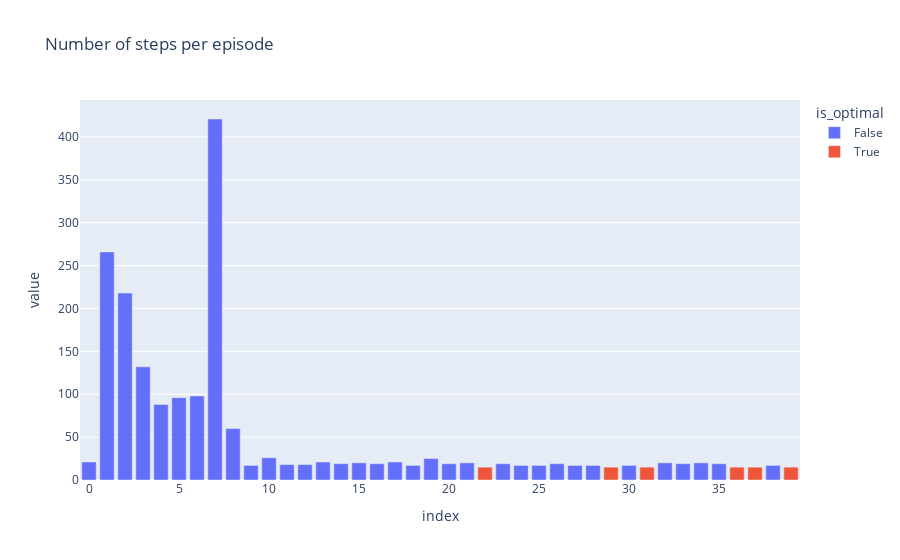

The notebook cell saved with this chart:
### Code cell
a = Dyna_Q_Agent(planning_steps=30)
a.fit(40)
a.report()

### Figure 1 — Plotly figure (JSON) as saved in the notebook; plotly's stock layout.template omitted (floating-point values rounded to 4 significant figures)
{"data": [{"alignmentgroup": "True", "hovertemplate": "is_optimal=False<br>index=%{x}<br>value=%{y}<extra></extra>", "legendgroup": "False", "marker": {"color": "#636efa", "pattern": {"shape": ""}}, "name": "False", "offsetgroup": "False", "orientation": "v", "showlegend": true, "textposition": "auto", "type": "bar", "x": [0, 1, 2, 3, 4, 5, 6, 7, 8, 9, 10, 11, 12, 13, 14, 15, 16, 17, 18, 19, 20, 21, 23, 24, 25, 26, 27, 28, 30, 32, 33, 34, 35, 38], "xaxis": "x", "y": [21, 266, 218, 132, 88, 96, 98, 421, 60, 17, 26, 18, 18, 21, 19, 20, 19, 21, 17, 25, 19, 20, 19, 17, 17, 19, 17, 17, 17, 20, 19, 20, 19, 17], "yaxis": "y"}, {"alignmentgroup": "True", "hovertemplate": "is_optimal=True<br>index=%{x}<br>value=%{y}<extra></extra>", "legendgroup": "True", "marker": {"color": "#EF553B", "pattern": {"shape": ""}}, "name": "True", "offsetgroup": "True", "orientation": "v", "showlegend": true, "textposition": "auto", "type": "bar", "x": [22, 29, 31, 36, 37, 39], "xaxis": "x", "y": [15, 15, 15, 15, 15, 15], "yaxis": "y"}], "layout": {"barmode": "relative", "legend": {"title": {"text": "is_optimal"}, "tracegroupgap": 0}, "title": {"text": "Number of steps per episode"}, "xaxis": {"anchor": "y", "domain": [0, 1], "title": {"text": "index"}}, "yaxis": {"anchor": "x", "domain": [0, 1], "title": {"text": "value"}}}}
